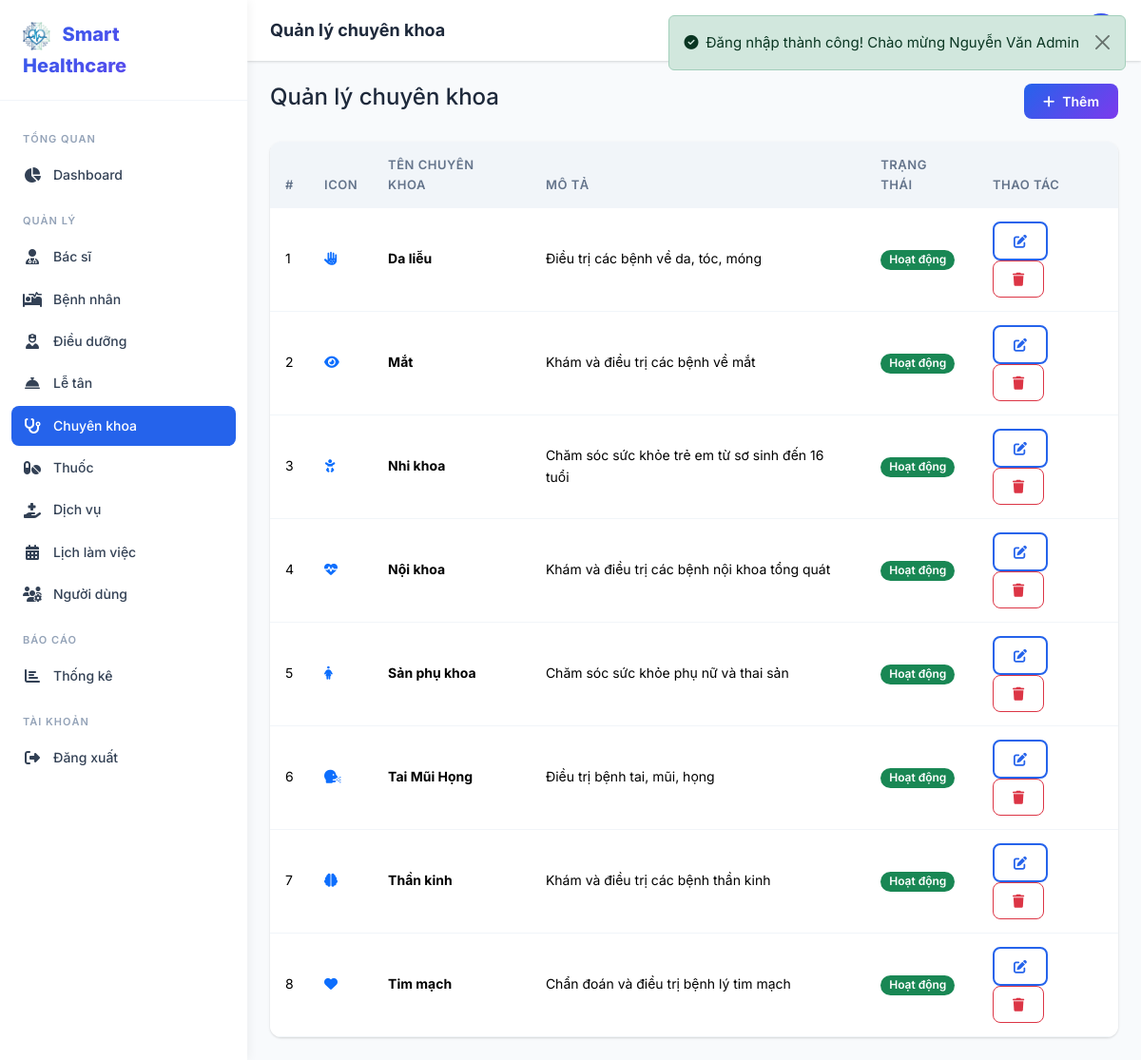
The app's page /admin/specialties (signed in) with its own data.
### tables this page shows
CREATE TABLE specialties (
    id INT AUTO_INCREMENT PRIMARY KEY,
    name VARCHAR(255) NOT NULL,
    description TEXT DEFAULT NULL,
    icon VARCHAR(100) DEFAULT 'fas fa-stethoscope',
    status ENUM('active','inactive') DEFAULT 'active',
    created_at TIMESTAMP DEFAULT CURRENT_TIMESTAMP,
    updated_at TIMESTAMP DEFAULT CURRENT_TIMESTAMP ON UPDATE CURRENT_TIMESTAMP
);

### app/controllers/AdminController.php (called while the page is built, shortened)
<?php
class AdminController extends Controller
{
    public function specialties(): void
    {
        $specialtyModel = new Specialty();
        $this->view('admin/specialties', [
            'title'       => 'Quản lý chuyên khoa',
            'specialties' => $specialtyModel->all('name ASC'),
        ], 'dashboard');
    }
}

### public/index.php (called while the page is built, shortened)
<?php
require_once APP_PATH . '/helpers/functions.php';
$url = isset($_GET['url']) ? rtrim($_GET['url'], '/') : '';
$router = new Router();
$router->dispatch($url);

### app/core/Model.php (called while the page is built, shortened)
<?php
class Model
{
    protected static ?PDO $db = null;
    protected string $table = '';
    public static function setDatabase(PDO $pdo): void
    {
        self::$db = $pdo;
    }
    protected function db(): PDO
    {
        return self::$db;
    }
    public function all(string $orderBy = 'id DESC'): array
    {
        $stmt = $this->db()->query("SELECT * FROM {$this->table} ORDER BY {$orderBy}");
        return $stmt->fetchAll();
    }
}

### app/views/admin/specialties.php (the view)
<div class="d-flex justify-content-between align-items-center mb-4">
    <h4>Quản lý chuyên khoa</h4>
    <a href="<?= url('/admin/specialties/create') ?>" class="btn btn-gradient"><i class="fas fa-plus me-2"></i>Thêm</a>
</div>
<div class="table-custom"><div class="table-responsive"><table class="table">
    <thead><tr><th>#</th><th>Icon</th><th>Tên chuyên khoa</th><th>Mô tả</th><th>Trạng thái</th><th>Thao tác</th></tr></thead>
    <tbody>
        <?php foreach ($specialties as $i => $s): ?>
        <tr><td><?= $i+1 ?></td><td><i class="<?= e($s['icon']) ?> text-primary"></i></td><td><strong><?= e($s['name']) ?></strong></td><td><?= truncate($s['description'] ?? '', 50) ?></td><td><?= status_badge($s['status']) ?></td>
        <td><a href="<?= url('/admin/specialties/edit/' . $s['id']) ?>" class="btn btn-sm btn-outline-primary"><i class="fas fa-edit"></i></a> <a href="<?= url('/admin/specialties/delete/' . $s['id']) ?>" class="btn btn-sm btn-outline-danger" onclick="return confirm('Xóa?')"><i class="fas fa-trash"></i></a></td></tr>
        <?php endforeach; ?>
    </tbody>
</table></div></div>

### app/helpers/functions.php (shortened to what this page needs)
<?php
function e(?string $value): string
{
    return htmlspecialchars($value ?? '', ENT_QUOTES, 'UTF-8');
}
function url(string $path = ''): string
{
    return BASE_URL . $path;
}
function status_badge(string $status): string
{
    $map = [
        'active'      => ['Hoạt động', 'success'],
        'inactive'    => ['Ngừng', 'secondary'],
        'banned'      => ['Khóa', 'danger'],
        'pending'     => ['Chờ xử lý', 'warning'],
        'confirmed'   => ['Đã xác nhận', 'info'],
        'in_progress' => ['Đang khám', 'primary'],
        'completed'   => ['Hoàn thành', 'success'],
        'cancelled'   => ['Đã hủy', 'danger'],
        'dispensed'   => ['Đã cấp', 'success'],
        'failed'      => ['Thất bại', 'danger'],
        'refunded'    => ['Hoàn tiền', 'warning'],
    ];
    $info = $map[$status] ?? [$status, 'secondary'];
    return '<span class="badge bg-' . $info[1] . '">' . $info[0] . '</span>';
}
function truncate(string $text, int $length = 100): string
{
    if (mb_strlen($text) <= $length) return e($text);
    return e(mb_substr($text, 0, $length)) . '...';
}

### app/core/Router.php (shortened to what this page needs)
<?php
class Router
{
    private array $routes = [];
    private function addRoute(string $method, string $uri, string $action): void
    {
        $pattern = preg_replace('/\{([a-zA-Z_]+)\}/', '(?P<$1>[^/]+)', $uri);
        $pattern = '#^' . $pattern . '$#';
        $this->routes[] = [
            'method'  => $method,
            'pattern' => $pattern,
            'action'  => $action,
        ];
    }
    public function dispatch(string $url): void
    {
        $method = $_SERVER['REQUEST_METHOD'];
        foreach ($this->routes as $route) {
            if ($route['method'] !== $method) continue;
            if (preg_match($route['pattern'], $url, $matches)) {
                $params = array_filter($matches, 'is_string', ARRAY_FILTER_USE_KEY);
                [$controllerName, $actionName] = explode('@', $route['action']);
                $controller = new $controllerName();
                call_user_func_array([$controller, $actionName], $params);
                return;
            }
        }
    }
}

### assets/css/style.css (style rules this page uses)
:root { --primary: #2563eb; --primary-dark: #1d4ed8; --primary-light: #dbeafe; --accent: #10b981; --accent-dark: #059669; --danger: #ef4444; --warning: #f59e0b; --info: #06b6d4; --dark: #1e293b; --dark-2: #334155; --gray: #64748b; --gray-light: #94a3b8; --light: #f1f5f9; --lighter: #f8fafc; --white: #ffffff; --shadow: 0 1px 3px rgba(0,0,0,.1), 0 1px 2px rgba(0,0,0,.06); --shadow-md: 0 4px 6px rgba(0,0,0,.07), 0 2px 4px rgba(0,0,0,.06); --shadow-lg: 0 10px 15px rgba(0,0,0,.1), 0 4px 6px rgba(0,0,0,.05); --radius: 0.75rem; --radius-sm: 0.5rem; --sidebar-width: 260px; --topbar-height: 64px; --transition: all 0.3s ease; --font: 'Inter', -apple-system, BlinkMacSystemFont, sans-serif; --gradient-primary: linear-gradient(135deg, #2563eb 0%, #7c3aed 100%); --gradient-accent: linear-gradient(135deg, #10b981 0%, #06b6d4 100%); --gradient-hero: linear-gradient(135deg, #1e3a8a 0%, #7c3aed 50%, #2563eb 100%); }
* { margin: 0; padding: 0; box-sizing: border-box; }
body { font-family: var(--font); font-size: 0.9375rem; color: var(--dark); background: var(--lighter); line-height: 1.6; -webkit-font-smoothing: antialiased; }
a { color: var(--primary); text-decoration: none; transition: var(--transition); }
.table-custom { border-radius: var(--radius); overflow: hidden; box-shadow: var(--shadow); background: var(--white); }
.table-custom .table { margin: 0; }
.table-custom .table thead th { background: var(--light); font-weight: 600; font-size: 0.8125rem; text-transform: uppercase; letter-spacing: 0.5px; color: var(--gray); border: none; padding: 0.875rem 1rem; }
.table-custom .table td { padding: 0.875rem 1rem; vertical-align: middle; border-color: var(--light); font-size: 0.875rem; }
.btn { border-radius: var(--radius-sm); font-weight: 600; font-size: 0.875rem; padding: 0.5rem 1.25rem; transition: var(--transition); }
.btn-gradient { background: var(--gradient-primary); color: #fff; border: none; }
.btn-outline-primary { border: 2px solid var(--primary); color: var(--primary); }
.badge { font-weight: 600; font-size: 0.75rem; padding: 0.35em 0.75em; border-radius: 50px; }

### records on screen
specialties: name "Da liễu", description "Điều trị các bệnh về da, tóc, móng", status "Hoạt động"
specialties: name "Mắt", description "Khám và điều trị các bệnh về mắt", status "Hoạt động"
specialties: name "Nhi khoa", description "Chăm sóc sức khỏe trẻ em từ sơ sinh đến 16 tuổi", status "Hoạt động"
specialties: name "Nội khoa", description "Khám và điều trị các bệnh nội khoa tổng quát", status "Hoạt động"
specialties: name "Sản phụ khoa", description "Chăm sóc sức khỏe phụ nữ và thai sản", status "Hoạt động"
specialties: name "Tai Mũi Họng", description "Điều trị bệnh tai, mũi, họng", status "Hoạt động"
specialties: name "Thần kinh", description "Khám và điều trị các bệnh thần kinh", status "Hoạt động"
specialties: name "Tim mạch", description "Chẩn đoán và điều trị bệnh lý tim mạch", status "Hoạt động"
